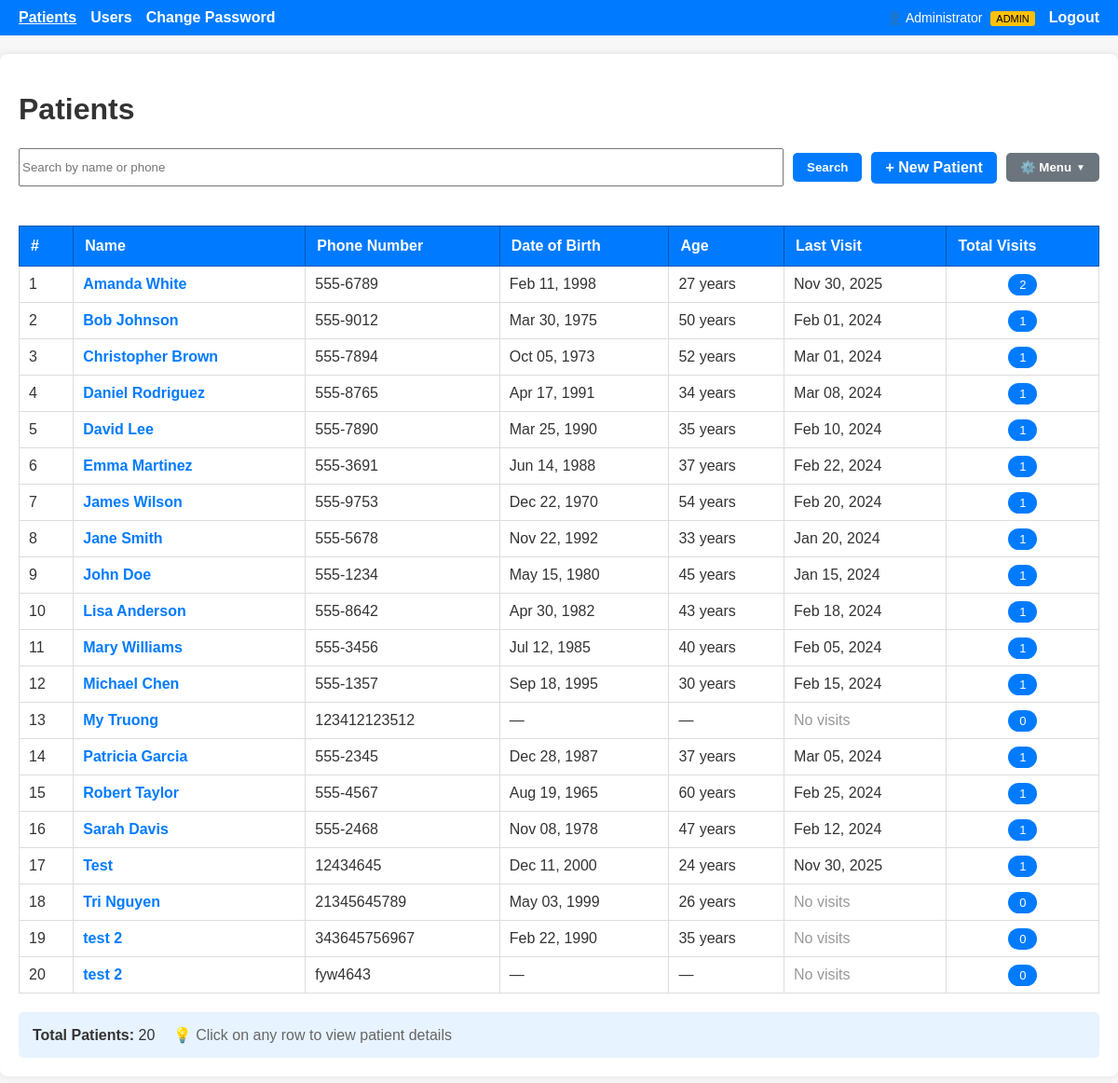
/patients/ (signed in), run on the app's committed database.
### doctor_app/models.py (models this page shows, shortened)
class User(UserMixin, db.Model):
    id = db.Column(db.Integer, primary_key=True)
    username = db.Column(db.String(80), unique=True, nullable=False)
    password_hash = db.Column(db.String(255), nullable=False)
    role = db.Column(db.String(20), default="doctor")  # 'admin' or 'doctor'
    full_name = db.Column(db.String(120), nullable=True)
    email = db.Column(db.String(120), nullable=True)
    created_at = db.Column(db.DateTime, default=datetime.utcnow)
    is_active = db.Column(db.Boolean, default=True)
    visits = db.relationship(
        "Visit", backref="creator", lazy=True, foreign_keys="Visit.created_by"
    )
    def is_admin(self):
        return self.role == "admin"

class Patient(db.Model):
    id = db.Column(db.Integer, primary_key=True)
    full_name = db.Column(db.String(120), nullable=False, index=True)
    phone = db.Column(db.String(30), nullable=True, index=True)
    date_of_birth = db.Column(db.Date, nullable=True)
    created_at = db.Column(db.DateTime, default=datetime.utcnow)
    visits = db.relationship(
        "Visit", backref="patient", lazy=True, cascade="all, delete-orphan"
    )

class Visit(db.Model):
    id = db.Column(db.Integer, primary_key=True)
    patient_id = db.Column(
        db.Integer, db.ForeignKey("patient.id"), nullable=False, index=True
    )
    visit_date = db.Column(db.DateTime, default=datetime.utcnow, index=True)
    clinician = db.Column(db.String(120), nullable=True)
    notes = db.Column(db.Text, nullable=True)
    created_by = db.Column(db.Integer, db.ForeignKey("user.id"), nullable=True)
    diagnoses = db.relationship(
        "Diagnosis", backref="visit", lazy=True, cascade="all, delete-orphan"
    )

### doctor_app/patients/routes.py (the view)
@bp.route("/", methods=["GET"])
@login_required
def list_patients():
    q = request.args.get("q", "")
    patients = Patient.query
    if q:
        patients = patients.filter(
            (Patient.full_name.ilike(f"%{q}%")) | (Patient.phone.ilike(f"%{q}%"))
        )
    patients = patients.order_by(Patient.full_name.asc()).all()
    return render_template(
        "patients/list.html", patients=patients, q=q, now=datetime.now()
    )

### doctor_app/auth/routes.py (called while the page is built)
@login_manager.user_loader
def load_user(user_id):
    return User.query.get(int(user_id))

### doctor_app/templates/patients/list.html (shortened to what this page needs)
{% extends 'base.html' %}
{% block content %}
<h1>Patients</h1>
<div class="search-bar" style="display: flex; gap: 10px; margin-bottom: 20px; flex-wrap: wrap; align-items: center;">
  <form method="get" style="display: flex; gap: 10px; flex: 1;">
    <input name="q" value="{{ q }}" placeholder="Search by name or phone" style="flex: 1;">
    <button type="submit" class="btn">Search</button>
  </form>
  <a href="{{ url_for('patients.new_patient') }}" class="btn">+ New Patient</a>
  <div style="position: relative; display: inline-block;" id="dropdownContainer">
    <button type="button" onclick="toggleDropdown(event)" class="btn" style="background: #6c757d; display: flex; align-items: center; gap: 5px;">
      ⚙️ Menu
      <span style="font-size: 10px;">▼</span>
    </button>
  </div>
</div>
{% if patients %}
<div style="overflow-x: auto;">
  <table style="width: 100%; border-collapse: collapse; margin-top: 20px;">
    <thead>
      <tr style="background: #007bff; color: white;">
        <th style="padding: 12px; text-align: left; border: 1px solid #0056b3;">#</th>
        <th style="padding: 12px; text-align: left; border: 1px solid #0056b3;">Name</th>
        <th style="padding: 12px; text-align: left; border: 1px solid #0056b3;">Phone Number</th>
        <th style="padding: 12px; text-align: left; border: 1px solid #0056b3;">Date of Birth</th>
        <th style="padding: 12px; text-align: left; border: 1px solid #0056b3;">Age</th>
        <th style="padding: 12px; text-align: left; border: 1px solid #0056b3;">Last Visit</th>
        <th style="padding: 12px; text-align: left; border: 1px solid #0056b3;">Total Visits</th>
      </tr>
    </thead>
    <tbody>
      {% for p in patients %}
      <tr style="cursor: pointer;" onclick="window.location='{{ url_for('patients.patient_detail', patient_id=p.id) }}';" onmouseover="this.style.backgroundColor='#f0f8ff';" onmouseout="this.style.backgroundColor='';">
        <td style="padding: 10px; border: 1px solid #ddd;">{{ loop.index }}</td>
        <td style="padding: 10px; border: 1px solid #ddd;">
          <strong style="color: #007bff;">{{ p.full_name }}</strong>
        </td>
        <td style="padding: 10px; border: 1px solid #ddd;">
          {{ p.phone or '—' }}
        </td>
        <td style="padding: 10px; border: 1px solid #ddd;">
          {% if p.date_of_birth %}
            {{ p.date_of_birth.strftime('%b %d, %Y') }}
          {% else %}
            —
          {% endif %}
        </td>
        <td style="padding: 10px; border: 1px solid #ddd;">
          {% if p.date_of_birth %}
            {% set age = ((now.year - p.date_of_birth.year) - ((now.month, now.day) < (p.date_of_birth.month, p.date_of_birth.day))) %}
            {{ age }} years
          {% else %}
            —
          {% endif %}
        </td>
        <td style="padding: 10px; border: 1px solid #ddd;">
          {% if p.visits %}
            {% set last_visit = p.visits|sort(attribute='visit_date', reverse=True)|first %}
            {{ last_visit.visit_date.strftime('%b %d, %Y') }}
          {% else %}
            <span style="color: #999;">No visits</span>
          {% endif %}
        </td>
        <td style="padding: 10px; border: 1px solid #ddd; text-align: center;">
          <span style="background: #007bff; color: white; padding: 4px 12px; border-radius: 12px; font-size: 13px;">
            {{ p.visits|length }}
          </span>
        </td>
      </tr>
      {% endfor %}
    </tbody>
  </table>
</div>
<div style="margin-top: 20px; padding: 15px; background: #e7f3ff; border-radius: 5px;">
  <strong>Total Patients:</strong> {{ patients|length }}
  <span style="margin-left: 15px; color: #666;">💡 Click on any row to view patient details</span>
</div>
{% endif %}
{% endblock %}

### doctor_app/templates/base.html (shortened to what this page needs)
<!doctype html>
<html lang="en">
<head>
  <link rel="stylesheet" href="{{ url_for('static', filename='style.css') }}">
</head>
<body>
  <nav>
    <a href="{{ url_for('patients.list_patients') }}" class="{% if request.endpoint == 'patients.list_patients' %}active{% endif %}">Patients</a>
    {% if current_user.is_admin() %}
    <a href="{{ url_for('auth.list_users') }}" class="{% if request.endpoint in ['auth.list_users', 'auth.register', 'auth.edit_user'] %}active{% endif %}">Users</a>
    {% endif %}
    <a href="{{ url_for('auth.change_password') }}" class="{% if request.endpoint == 'auth.change_password' %}active{% endif %}">Change Password</a>
    <div style="margin-left: auto; display: flex; align-items: center; gap: 15px;">
      <span style="color: #fff; font-size: 14px;">
        👤 {{ current_user.full_name or current_user.username }}
        {% if current_user.is_admin() %}<span style="background: #ffc107; color: #000; padding: 2px 6px; border-radius: 3px; font-size: 11px; margin-left: 5px;">ADMIN</span>{% endif %}
      </span>
      <a href="{{ url_for('auth.logout') }}">Logout</a>
    </div>
  </nav>
  <main>
    {% block content %}{% endblock %}
  </main>
</body>
</html>

### doctor_app/static/style.css (style rules this page uses)
body { font-family: Arial; background: #f7f7f7; color: #333; margin: 0; padding: 0; }
main { max-width: 1200px; margin: 20px auto; padding: 20px; background: #fff; border-radius: 8px; box-shadow: 0 0 8px rgba(0,0,0,0.1); }
nav { background: #007bff; padding: 10px 20px; display: flex; gap: 15px; }
nav a { color: #fff; text-decoration: none; font-weight: bold; }
nav a:hover, nav a.active { text-decoration: underline; }
.btn { padding: 8px 15px; border-radius: 5px; background: #007bff; color: #fff; text-decoration: none; font-weight: bold; display: inline-block; margin: 5px 0; cursor: pointer; border: none; }
table { width: 100%; border-collapse: collapse; margin-top: 20px; }
table thead tr { background: #007bff; color: white; }
table th { padding: 12px; text-align: left; border: 1px solid #0056b3; font-weight: bold; }
table td { padding: 10px; border: 1px solid #ddd; }
table tbody tr { border-bottom: 1px solid #ddd; transition: background-color 0.2s ease; }
.search-bar { display: flex; gap: 10px; margin-bottom: 20px; flex-wrap: wrap; }
.search-bar form { display: flex; gap: 10px; flex: 1; }
.search-bar input { flex: 1; }

### data on the page
User: full_name "Administrator"
Patient: full_name "Amanda White", phone "555-6789", date_of_birth "Feb 11, 1998", age "27", visits|length "2"
Visit: visit_date "Nov 30, 2025"
Patient: full_name "Bob Johnson", phone "555-9012", date_of_birth "Mar 30, 1975", age "50", visits|length "1"
Visit: visit_date "Feb 01, 2024"
Patient: full_name "Christopher Brown", phone "555-7894", date_of_birth "Oct 05, 1973", age "52", visits|length "1"
Visit: visit_date "Mar 01, 2024"
Patient: full_name "Daniel Rodriguez", phone "555-8765", date_of_birth "Apr 17, 1991", age "34", visits|length "1"
Visit: visit_date "Mar 08, 2024"
Patient: full_name "David Lee", phone "555-7890", date_of_birth "Mar 25, 1990", age "35", visits|length "1"
Visit: visit_date "Feb 10, 2024"
Patient: full_name "Emma Martinez", phone "555-3691", date_of_birth "Jun 14, 1988", age "37", visits|length "1"
Visit: visit_date "Feb 22, 2024"
Patient: full_name "James Wilson", phone "555-9753", date_of_birth "Dec 22, 1970", age "54", visits|length "1"
Visit: visit_date "Feb 20, 2024"
Patient: full_name "Jane Smith", phone "555-5678", date_of_birth "Nov 22, 1992", age "33", visits|length "1"
Visit: visit_date "Jan 20, 2024"
Patient: full_name "John Doe", phone "555-1234", date_of_birth "May 15, 1980", age "45", visits|length "1"
Visit: visit_date "Jan 15, 2024"
Patient: full_name "Lisa Anderson", phone "555-8642", date_of_birth "Apr 30, 1982", age "43", visits|length "1"
Visit: visit_date "Feb 18, 2024"
Patient: full_name "Mary Williams", phone "555-3456", date_of_birth "Jul 12, 1985", age "40", visits|length "1"
Visit: visit_date "Feb 05, 2024"
Patient: full_name "Michael Chen", phone "555-1357", date_of_birth "Sep 18, 1995", age "30", visits|length "1"
Visit: visit_date "Feb 15, 2024"
Patient: full_name "My Truong", phone "123412123512", shows "No visits", visits|length "0"
Patient: full_name "Patricia Garcia", phone "555-2345", date_of_birth "Dec 28, 1987", age "37", visits|length "1"
Visit: visit_date "Mar 05, 2024"
Patient: full_name "Robert Taylor", phone "555-4567", date_of_birth "Aug 19, 1965", age "60", visits|length "1"
Visit: visit_date "Feb 25, 2024"
Patient: full_name "Sarah Davis", phone "555-2468", date_of_birth "Nov 08, 1978", age "47", visits|length "1"
Visit: visit_date "Feb 12, 2024"
Patient: full_name "Test", phone "12434645", date_of_birth "Dec 11, 2000", age "24", visits|length "1"
Visit: visit_date "Nov 30, 2025"
Patient: full_name "Tri Nguyen", phone "21345645789", date_of_birth "May 03, 1999", age "26", shows "No visits", visits|length "0"
Patient: full_name "test 2", phone "343645756967", date_of_birth "Feb 22, 1990", age "35", shows "No visits", visits|length "0"
Patient: full_name "test 2", phone "fyw4643", shows "No visits", visits|length "0"

### other printed values
{{ patients|length }} "20"
